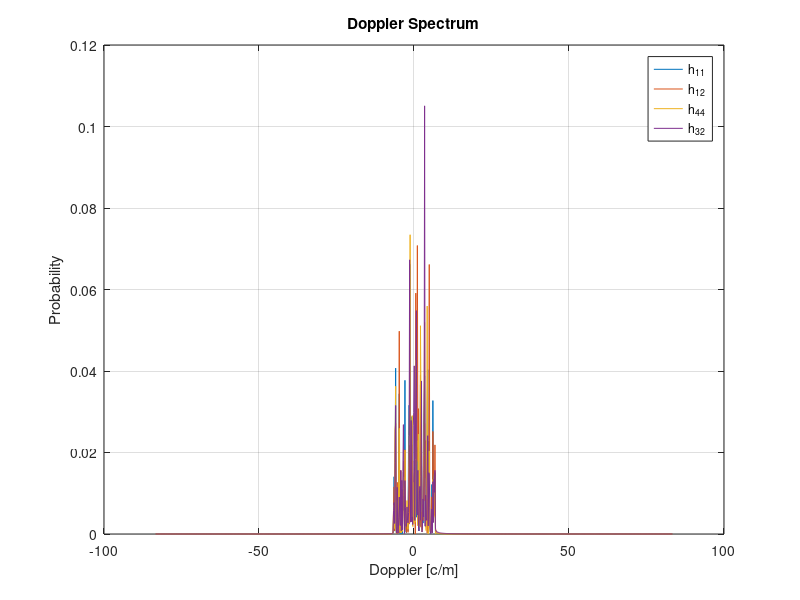
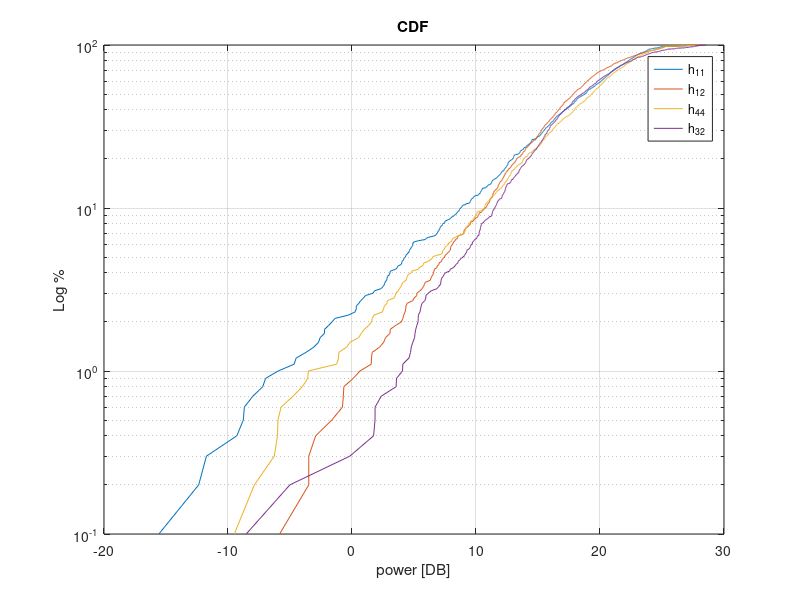
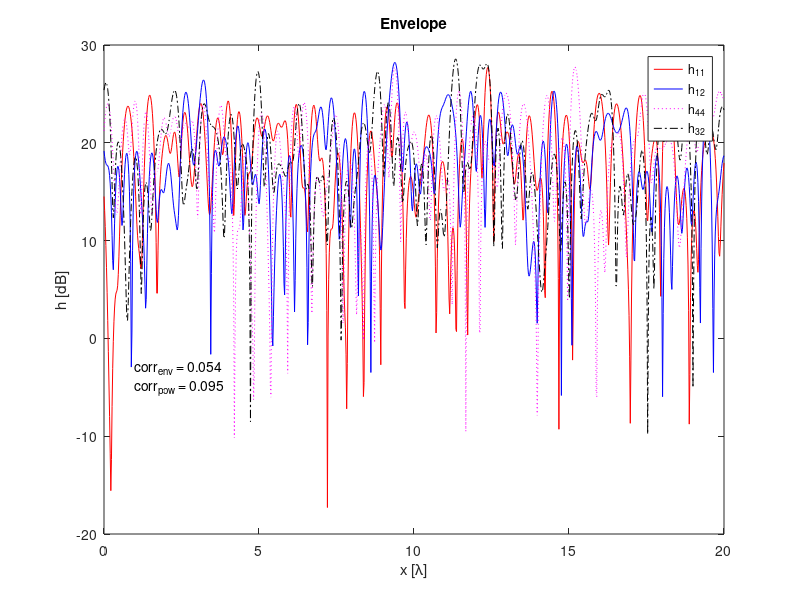
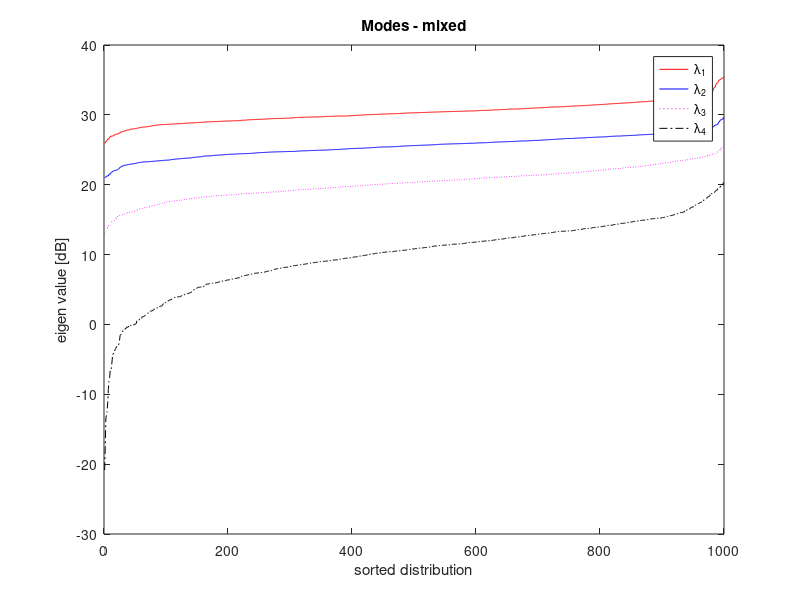

Recreate these plots in MATLAB, in order.
% dual direction NB channels
% double ring model / variations
%
% 8/10-2006 ... 24/10-2012 Patrick Eggers

clf;
clear;
close all;

%%% radio paramter
c=3e8; %m/s
f=1e9; % Hz
lambda = c/f;
k=2*pi/lambda; %rad/m is wavenumber

%%%% antenna system
no_tx=4; %no antennas
no_rx=no_tx; %symmetric MIMO array
half_tx= round(no_tx/2);

d=1*lambda; %antenna spacing in ULA


%%% environment
radius1=100*lambda;
radius2=radius1;

scatter_separation= 30*lambda; % between two scatter rings

x_step = 1000;
r1 = linspace(0,20,x_step)*lambda; % movement of one array
r2 = r1; %zeros(1,x_step);

no_scatter = 100;

%%%% NOTE THIS WILL CHANGE RICHNESS FROM 'nothing' to something noticable
%%%% I.e. directly related to eigen distribution
% YOU SKETCH AND EXPLAIN, WHAT IS RICHNESS?

for o = 1:1        % for loop to make an average doppler spectrum, can be kept at 1 for speed of execution
section1 = 2*pi*rand(no_scatter,1)  % try also split up into clusters
section2 = 2*pi*rand(no_scatter,1)  % try also split up into clusters

% % cluster
% t1 = 2*pi*rand(5,1);
% t2 = 2*pi*rand(5,1);
% section1 = [rand(no_scatter/4,1)/2+t1(1); rand(no_scatter/4,1)/2+t1(2); rand(no_scatter/4,1)/2+t1(3); rand(no_scatter/4,1)/2+t1(4)];
% section2 = [rand(no_scatter/4,1)/2+t2(1); rand(no_scatter/4,1)/2+t2(2); rand(no_scatter/4,1)/2+t2(3); rand(no_scatter/4,1)/2+t2(4)];

    scatter1_xy = radius1*exp(j*section1); % scatter ring localtion, xy plane expressed as complex number
    scatter2_xy= scatter_separation + radius2*exp(j*section2);
    
    scatter1 = 1*exp(j*rand(no_scatter,1)*2*pi); % random phase
    scatter2 = 1*exp(j*rand(no_scatter,1)*2*pi); % random phase
    
    
    %%% transfer function
    % YOU CHECK
    H_test = zeros(no_scatter,no_scatter);
    h_inter = zeros(1,50);
    for x=1:length(r1);  % move one array
        for n=1:no_tx;   % tx anetnnas    centerd in scatter1
            for m=1:no_rx; % rx anetnnas, centerd in scatter2
                
                %single sum 
                h_1(n,m,x)=sum(exp(j*(r1(x)+(n-half_tx)*d)*k.*cos(angle(scatter1_xy))).*scatter1.*...
                        exp(j*(r2(x)+(m-half_tx)*d)*k*cos(angle(scatter2_xy-scatter_separation))).*scatter2); 
                    
                % The product of two separate sums (Trick to get the
                % keyhole effect)
                sum1(n,m,x) = sum(exp(j*(r1(x)+(n-half_tx)*d)*k.*cos(angle(scatter1_xy))).*scatter1);
                sum2(n,m,x) = sum(exp(j*(r2(x)+(m-half_tx)*d)*k.*cos(angle(scatter2_xy-scatter_separation))).*scatter2);
                h_2 = sum1 .* sum2;
                
                
                %             %patricks + tracing angles between two rings
                %             h_2(n,m,x)=sum(exp(j*(r1(x)+(n-half_tx)*d)*k.*cos(angle(scatter1_xy))).*scatter1.*...
                %                 exp(j*(r2(x)+(m-half_tx)*d)*k*cos(angle(scatter2_xy-scatter_separation))).*scatter2.*...
                %                 exp(j*cos(angle(scatter2_xy-scatter1_xy))));
                %
                %             % sum of sum + tracing angles between
                %             h_3(n,m,x)=sum((sum(exp(j*(r2(x)+(m-half_tx)*d)*k*cos(angle(scatter2_xy-scatter_separation))).*scatter2)).*...
                %                 exp(j*(r1(x)+(n-half_tx)*d)*k.*cos(angle(scatter1_xy))).*scatter1.*exp(j*cos(angle(scatter2_xy-scatter1_xy)))); %
                
                %             % sum of sum
                %             for k = 1:no_scatter
                %                 for u = 1:no_scatter
                %                     H_test(k,u) = exp(j*(r1(x)+(n-half_tx)*d)*k.*cos(angle(scatter1_xy(k)))).*scatter1(k).*...
                %                         exp(j*(r2(x)+(m-half_tx)*d)*k*cos(angle(scatter2_xy(u)-scatter_separation))).*scatter2(u);
                %                 end
                %             end
                %             h_inter = sum(H_test);
                %             h_inter2 = sum(h_inter);
                %             h_4(n,m,x) = h_inter2;
                
                
            end;
        end;
    end;
    
%link Doppler
h11 = abs(fftshift(fft(squeeze(h_1(1,1,:,:))))).^2;
h12 = abs(fftshift(fft(squeeze(h_1(1,2,:,:))))).^2;
h44 = abs(fftshift(fft(squeeze(h_1(no_tx,no_tx,:,:))))).^2;
h32 = abs(fftshift(fft(squeeze(h_1(half_tx+1,half_tx-1,:,:))))).^2;


h11 = h11./sum(h11);
h12 = h12./sum(h12);
h44 = h44./sum(h44);
h32 = h32./sum(h32);

dop1(o,:) = h11;
dop2(o,:) = h12;
dop3(o,:) = h44;
dop4(o,:) = h32;
dopp1 = sum(dop1,1)/o;
dopp2 = sum(dop2,1)/o;
dopp3 = sum(dop3,1)/o;
dopp4 = sum(dop4,1)/o;
end
%extract normlized doppler from movement vector
max_d = max(r1);
f = 1/max_d*x_step;
norm_fd = linspace(-f/2,f/2,x_step);

figure()
plot(norm_fd,dopp1); hold on; grid on;
plot(norm_fd,dopp2);
plot(norm_fd,dopp3);
plot(norm_fd,dopp4);
xlabel( 'Doppler [c/m]' );
ylabel( 'Probability' );
title( 'Doppler Spectrum' );
legend('h_{11}','h_{12}','h_{44}','h_{32}');



% CDF
cdf_11 = sort(20*log10 (abs(squeeze(h_1(1,1,:)))));
cdf_12 = sort(20*log10 (abs(squeeze(h_1(1,2,:)))));
cdf_44 = sort(20*log10 (abs(squeeze(h_1(no_tx,no_tx,:)))));
cdf_32 = sort(20*log10 (abs(squeeze(h_1(half_tx+1,half_tx-1,:)))));
percent_axis = linspace(0,100,x_step);

figure()
semilogy(cdf_11,percent_axis); grid on; hold on;
semilogy(cdf_12,percent_axis);
semilogy(cdf_44,percent_axis);
semilogy(cdf_32,percent_axis);
title('CDF')
xlabel('power [DB]');
ylabel('Log %');
legend('h_{11}','h_{12}','h_{44}','h_{32}');


%envelope correlation
h11_envelope = 20*log10(squeeze(h_1(1,1,:)));
h12_envelope = 20*log10(squeeze(h_1(1,2,:)));
h44_envelope = 20*log10(squeeze(h_1(no_tx,no_tx,:)));
h32_envelope = 20*log10(squeeze(h_1(half_tx+1,half_tx-1,:)));

corr1_env = corr(abs(h11_envelope),abs(h32_envelope))
corr1_pow = corr(abs(h11_envelope).^2,abs(h32_envelope).^2)
corr1_complex = corr((h11_envelope),(h32_envelope))

corr_env = sprintf('corr_{env} = %.3f',corr1_env);
corr_pow = sprintf('corr_{pow} = %.3f',corr1_pow);
% corr_complex = sprintf('corr_{complex} = %.3f',corr1_complex);

figure()
h1=plot(r1/lambda,h11_envelope,'-r',r1/lambda,h12_envelope,'-b',...);
    r1/lambda,h44_envelope,':m',r1/lambda,h32_envelope,'-.k');
text(1,-3,1,corr_env);
text(1,-5,1,corr_pow);
% text(1,-7,1,corr_complex);
title('Envelope')
xlabel('x [\lambda]');
ylabel('h [dB]');
legend(h1 ,'h_{11}','h_{12}','h_{44}','h_{32}');



%--------------------------


%singular values
% YOU CHECK
for x=1:length(r1)
    S(:,x)=svd(squeeze(h_1(:,:,x)));
end;

figure()
h2=plot(1:length(r1),20*log10(sort(S(1,:))),'-r',1:length(r1),20*log10(sort(S(2,:))),'-b',...
    1:length(r1),20*log10(sort(S(3,:))),':m',1:length(r1),20*log10(sort(S(4,:))),'-.k');
title('Modes - mixed');
xlabel('sorted distribution');
ylabel('eigen value [dB]');
legend(h2 ,'\lambda_1','\lambda_2','\lambda_3','\lambda_4');


%dual virtual (array) Doppler   ??


% plot scenario
figure()
scatter(real(scatter1_xy),imag(scatter1_xy)); hold on;
scatter(real(scatter2_xy),imag(scatter2_xy));
title('2D visual of setup')
xlabel('X [m]')
ylabel('Y [m]')

